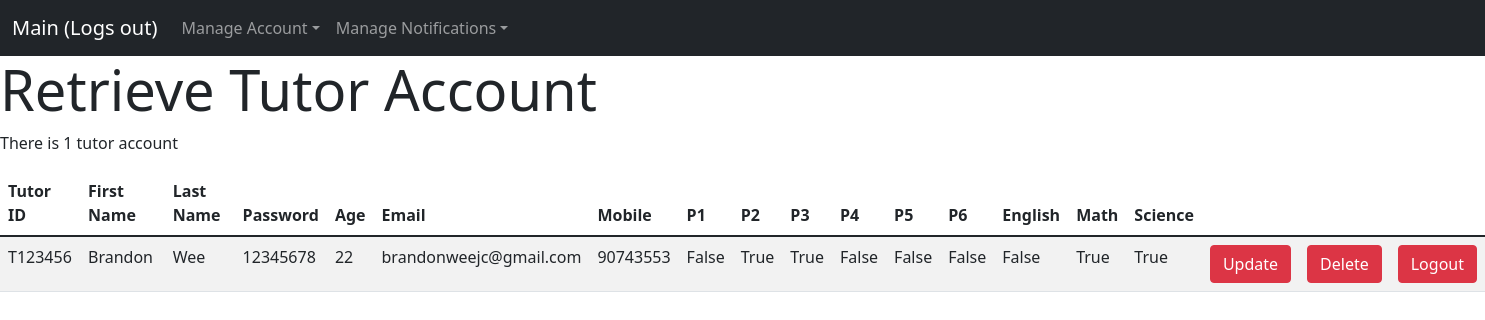
/retrievetutor (signed in), run on the app's committed database.
### __init__.py (models this page shows, shortened)
class Tutor(db.Model):
    tutor_id_num = db.Column("id_num", db.String(7), primary_key=True)
    tutor_first_name = db.Column("first_name", db.String(80))
    tutor_last_name = db.Column("last_name", db.String(80))
    tutor_password = db.Column("password", db.String(127))
    tutor_age = db.Column("age", db.Integer)
    tutor_mobile = db.Column("mobile", db.Integer)
    tutor_email = db.Column("email", db.String(150))
    tutor_p1 = db.Column("p1", db.Boolean, default=False)
    tutor_p2 = db.Column("p2", db.Boolean, default=False)
    tutor_p3 = db.Column("p3", db.Boolean, default=False)
    tutor_p4 = db.Column("p4", db.Boolean, default=False)
    tutor_p5 = db.Column("p5", db.Boolean, default=False)
    tutor_p6 = db.Column("p6", db.Boolean, default=False)
    tutor_english = db.Column("english", db.Boolean)
    tutor_math = db.Column("math", db.Boolean)
    tutor_science = db.Column("science", db.Boolean)

### __init__.py (the view)
@app.route('/retrievetutor')
def retrieve_tutor_account():
    if g.user:
        id_num = session['user']
        update_tutor_form = CreateTutorAccount(request.form)
        with app.app_context():
            tutor_data = Tutor.query.all()
        return render_template('retrievetutor.html', count=len(tutor_data), tutor=tutor_data, form=update_tutor_form)
    return redirect(url_for('tutor_login'))

### __init__.py (called while the page is built)
@app.before_request
def before_request():
    g.user = None
    if 'user' in session:
        g.user = session['user']

### templates/retrievetutor.html (shortened to what this page needs)
{% extends "base.html" %}
{% block navbar %}
{% include 'includes/_navbar.html' %}
{% endblock %}
{% block content %}
{% from "includes/_formHelper.html" import render_field %}
<h1 class="display-4">Retrieve Tutor Account</h1>
<div>
    {% if count == 0 %}
    <p>There are no recorded tutor accounts</p>
    {% elif count == 1 %}
    <p>There is 1 tutor account</p>
    {% else %}
    <p>There are {{ count }} tutor accounts</p>
    {% endif %}
    <table class="table table-striped">
        <thead>
            <tr>
                <th>Tutor ID</th>
                <th>First Name</th>
                <th>Last Name</th>
                <th>Password</th>
                <th>Age</th>
                <th>Email</th>
                <th>Mobile</th>
                <th>P1</th>
                <th>P2</th>
                <th>P3</th>
                <th>P4</th>
                <th>P5</th>
                <th>P6</th>
                <th>English</th>
                <th>Math</th>
                <th>Science</th>
                <th></th>
                <th></th>
                <th></th>
            </tr>
        </thead>
        <tbody>
        {% for tutor in tutor %}
            <tr>
                <td>{{ tutor.tutor_id_num }}</td>
                <td>{{ tutor.tutor_first_name }}</td>
                <td>{{ tutor.tutor_last_name }}</td>
                <td>{{ tutor.tutor_password }}</td>
                <td>{{ tutor.tutor_age }}</td>
                <td>{{ tutor.tutor_email }}</td>
                <td>{{ tutor.tutor_mobile }}</td>
                <td>{{ tutor.tutor_p1 }}</td>
                <td>{{ tutor.tutor_p2 }}</td>
                <td>{{ tutor.tutor_p3 }}</td>
                <td>{{ tutor.tutor_p4 }}</td>
                <td>{{ tutor.tutor_p5 }}</td>
                <td>{{ tutor.tutor_p6 }}</td>
                <td>{{ tutor.tutor_english }}</td>
                <td>{{ tutor.tutor_math }}</td>
                <td>{{ tutor.tutor_science }}</td>
                <td>
                <form action="{{url_for('update_tutor_account', tutor_id_num=tutor.tutor_id_num)}}" method="POST">
                    <button type="button" class="btn btn-danger" data-bs-toggle="modal" data-bs-target="#editModal_{{tutor.tutor_id_num}}">
                      Update
                    </button>
                </form>
                </td>
                <td>
                    <form action="{{url_for('delete_tutor_account', tutor_id_num=tutor.tutor_id_num)}}" method="POST">
                    <button type="button" class="btn btn-danger" data-bs-toggle="modal" data-bs-target="#myModal_{{tutor.tutor_id_num}}">
                      Delete
                    </button>
                </form>
                </td>
                <td>
                    <a href="/dropsession" class="btn btn-danger">Logout</a>
                </td>
            </tr>
        {% endfor %}
        </tbody>
    </table>
</div>
{% endblock %}

### data on the page
Tutor: tutor_id_num "T123456", tutor_first_name "Brandon", tutor_last_name "Wee", tutor_password "12345678", tutor_age "22", tutor_email "brandonweejc@gmail.com", tutor_mobile "90743553", tutor_p1 "False", tutor_p2 "True", tutor_p3 "True", tutor_p4 "False", tutor_p5 "False", tutor_p6 "False", tutor_english "False", tutor_math "True", tutor_science "True"
